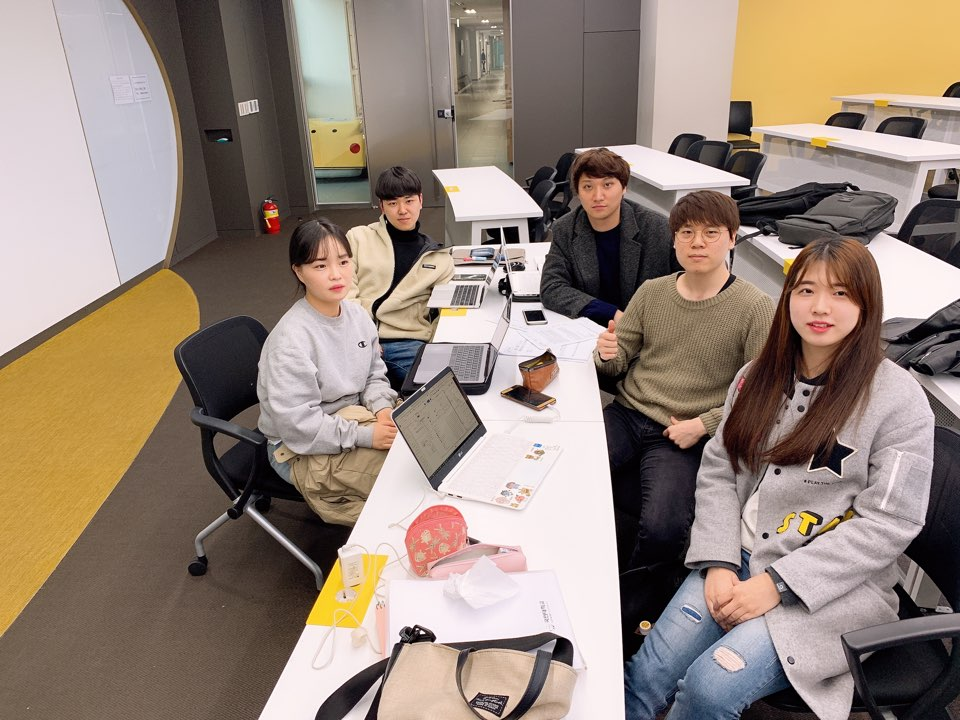
#> input picture input.jpg, 960 x 720 px
$ python 'ex4 blurring.py'
#> lines starting #> are read from the running program, lines starting #| are printed output that depends on the picture
import cv2
import numpy as np
img =cv2.imread('input.jpg')
#> img is the input picture: shape (720, 960, 3); mean B, G, R 120.9, 132.9, 149.3
rows, cols = img.shape[:2] #slicing
#> rows = 720; cols = 960
kernel_identity = np.array([[0,0,0],[0,1,0],[0,0,0]])

kernel_3x3 = np.ones((3,3),np.float32) / 9.0 #divide by 9 to normalize the kernel
kernel_5x5 = np.ones((5,5),np.float32) / 25.0 #divide by 25 to normalize the kernel
kernel_10x10 = np.ones((20,20),np.float32) / 400.0


cv2.imshow('original',img)

output = cv2.filter2D(img, -1, kernel_identity)
cv2.imshow('original filter', output)
img=output
cv2.imwrite('original blur.jpg', img)

output = cv2.filter2D(img, -1, kernel_3x3)
cv2.imshow('3x3 filter', output)
img=output
cv2.imwrite('3x3 filtered blur.jpg', img)

output = cv2.filter2D(img, -1, kernel_5x5)
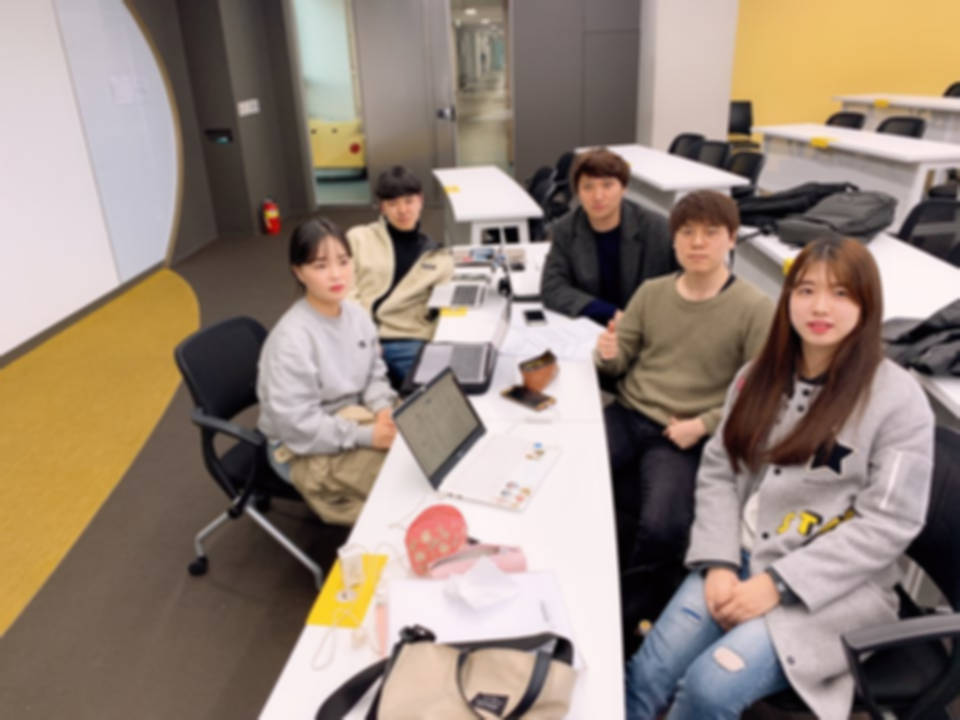
#> output: shape (720, 960, 3); mean B, G, R 120.9, 132.9, 149.3
cv2.imshow('5x5 filter', output)
img=output
cv2.imwrite('5x5 filtered blur.jpg', img)

output = cv2.filter2D(img, -1, kernel_10x10)
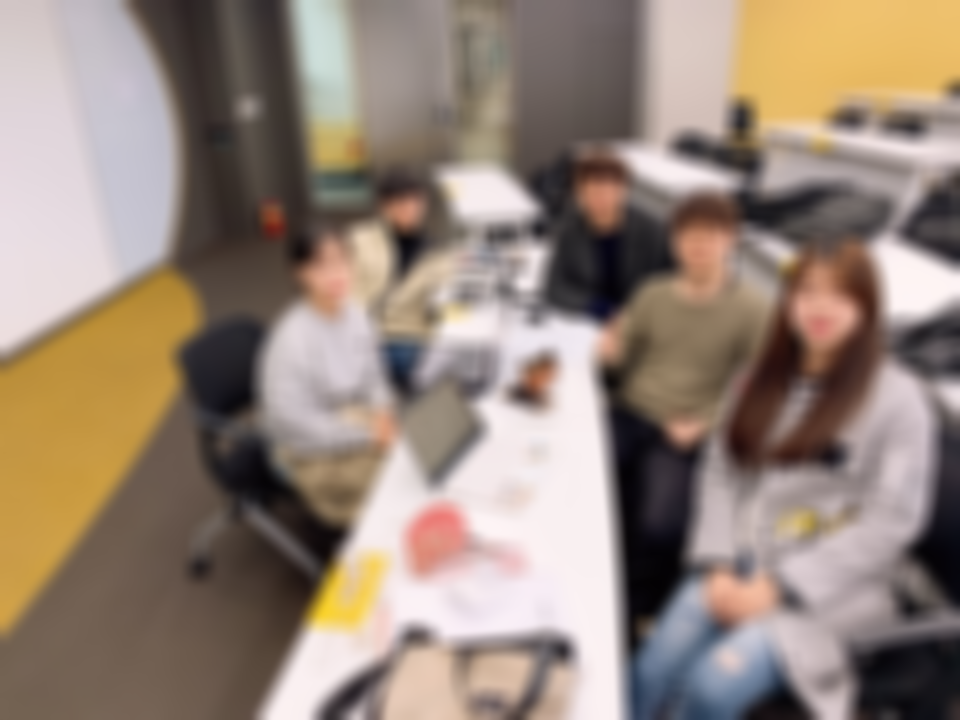
#> output: shape (720, 960, 3); mean B, G, R 121, 132.9, 149.3
cv2.imshow('20x20 filter', output)

img=output
cv2.imwrite('20x20 filtered blur.jpg', img)

cv2.waitKey(0)

cv2.destroyAllWindows()

$ run again, with Pedestrians.jpg copied over input.jpg
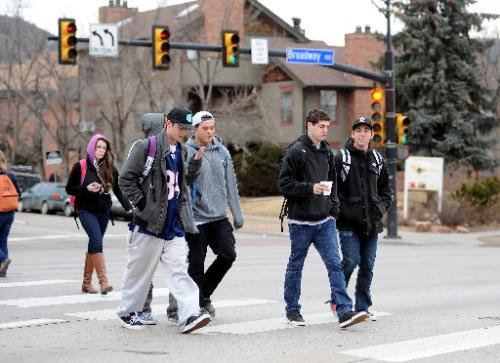
#> input picture Pedestrians.jpg, 500 x 363 px
#> img is the input picture: shape (363, 500, 3); mean B, G, R 136.3, 137, 141.6
#> `output = cv2.filter2D(img, -1, kernel_5x5)`:
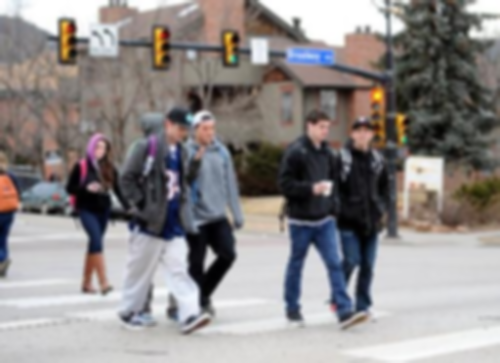
#> output: shape (363, 500, 3); mean B, G, R 136.3, 137, 141.6
#> `output = cv2.filter2D(img, -1, kernel_10x10)`:
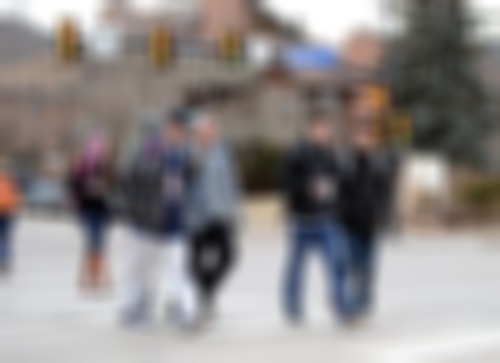
#> output: shape (363, 500, 3); mean B, G, R 136.2, 136.9, 141.5
